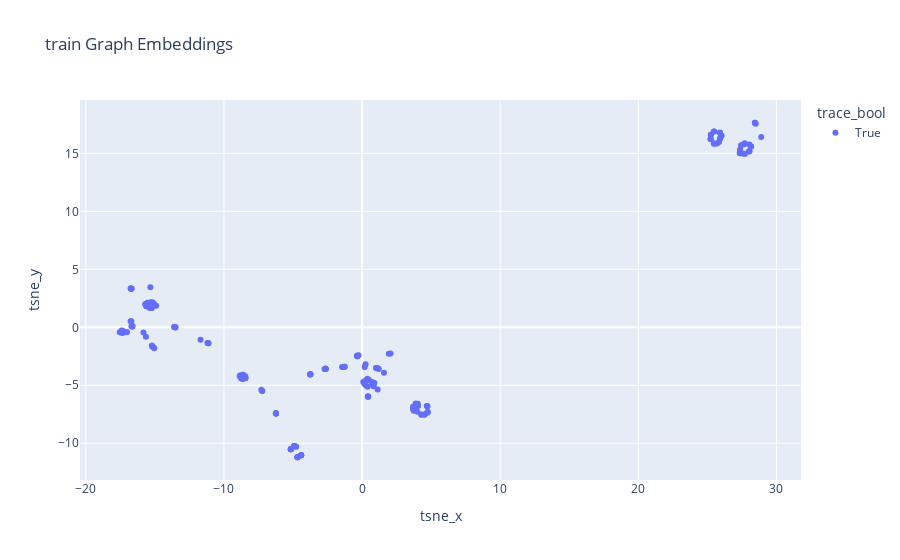

Notebook source saved alongside this figure:
### Code cell
train_result_df = get_graph_results(model, train_gids, name='train')
train_result_df

### Figure 1 — Plotly figure (JSON) as saved in the notebook; plotly's stock layout.template omitted (floating-point values rounded to 4 significant figures; data arrays with more than 128 entries replaced by an {"elided": "..."} marker saying what was removed)
{"data": [{"hovertemplate": "trace_bool=True<br>tsne_x=%{x}<br>tsne_y=%{y}<extra></extra>", "legendgroup": "True", "marker": {"color": "#636efa", "symbol": "circle"}, "mode": "markers", "name": "True", "orientation": "v", "showlegend": true, "type": "scatter", "x": {"elided": "200 float values"}, "xaxis": "x", "y": {"elided": "200 float values"}, "yaxis": "y"}], "layout": {"legend": {"title": {"text": "trace_bool"}, "tracegroupgap": 0}, "title": {"text": "train Graph Embeddings"}, "xaxis": {"anchor": "y", "domain": [0, 1], "title": {"text": "tsne_x"}}, "yaxis": {"anchor": "x", "domain": [0, 1], "title": {"text": "tsne_y"}}}}
